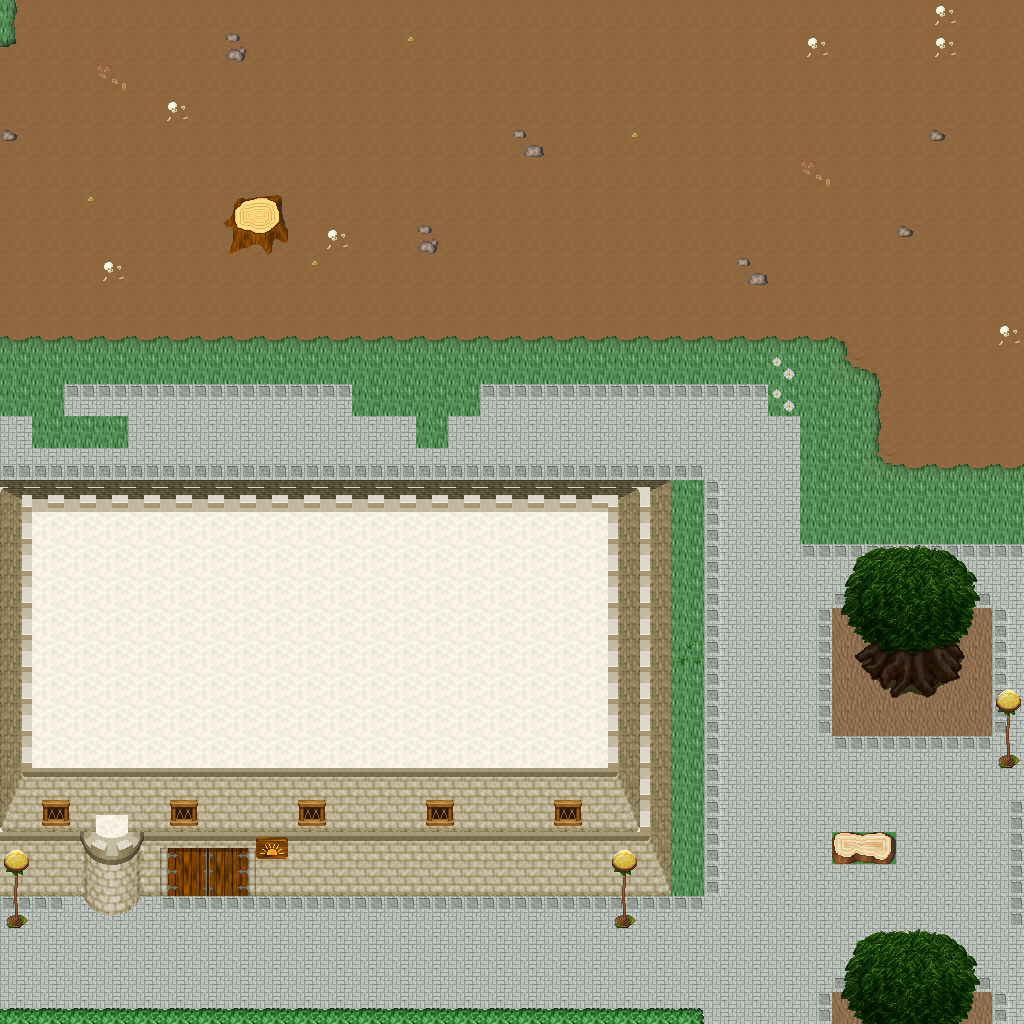

Tiled map render using the project's own tile images. Description and the map definition, with tile-layer contents summarised, below:
An orthogonal 32x32 tile map with 32x32 px tiles, 5 tile layers (Ground, Objects, Objects2, Above, ...), 1 hidden layer not drawn, 53 tilesets.

<map version="1.10" tiledversion="1.11.0" orientation="orthogonal" renderorder="right-down" width="32" height="32" tilewidth="32" tileheight="32" infinite="0" nextlayerid="11" nextobjectid="1">
 <tileset firstgid="1" name="ground_ground" tilewidth="32" tileheight="32" tilecount="33" columns="3">
  <image source="../drawable/ground_ground.png" width="96" height="352" />
 </tileset>
 <tileset firstgid="34" name="building_castle" tilewidth="32" tileheight="32" tilecount="320" columns="20">
  <image source="../drawable/building_castle.png" width="640" height="512" />
 </tileset>
 <tileset firstgid="354" name="ground_square_patch" tilewidth="32" tileheight="32" tilecount="9" columns="3">
  <image source="../drawable/ground_square_patch.png" width="96" height="96" />
 </tileset>
 <tileset firstgid="363" name="building_decoration_banner" tilewidth="32" tileheight="32" tilecount="12" columns="1">
  <image source="../drawable/building_decoration_banner.png" width="32" height="384" />
 </tileset>
 <tileset firstgid="375" name="ground_water_pool" tilewidth="32" tileheight="32" tilecount="72" columns="3">
  <image source="../drawable/ground_water_pool.png" width="96" height="768" />
 </tileset>
 <tileset firstgid="447" name="building_wall_wall_brown" tilewidth="32" tileheight="32" tilecount="12" columns="3">
  <image source="../drawable/building_wall_wall_brown.png" width="96" height="128" />
 </tileset>
 <tileset firstgid="459" name="plant_grasses" tilewidth="32" tileheight="32" tilecount="6" columns="3">
  <image source="../drawable/plant_grasses.png" width="96" height="64" />
 </tileset>
 <tileset firstgid="465" name="plant_flower_daisy_white" tilewidth="32" tileheight="32" tilecount="8" columns="2">
  <image source="../drawable/plant_flower_daisy_white.png" width="64" height="128" />
 </tileset>
 <tileset firstgid="473" name="plant_tree_tree_darkgreen" tilewidth="32" tileheight="32" tilecount="88" columns="8">
  <image source="../drawable/plant_tree_tree_darkgreen.png" width="256" height="352" />
 </tileset>
 <tileset firstgid="561" name="plant_flower_daisy_red" tilewidth="32" tileheight="32" tilecount="8" columns="2">
  <image source="../drawable/plant_flower_daisy_red.png" width="64" height="128" />
 </tileset>
 <tileset firstgid="569" name="ground_grass_edges" tilewidth="32" tileheight="32" tilecount="36" columns="12">
  <image source="../drawable/ground_grass_edges.png" width="384" height="96" />
 </tileset>
 <tileset firstgid="605" name="ground_grass_corners" tilewidth="32" tileheight="32" tilecount="24" columns="6">
  <image source="../drawable/ground_grass_corners.png" width="192" height="128" />
 </tileset>
 <tileset firstgid="629" name="plant_bush_hedge" tilewidth="32" tileheight="32" tilecount="35" columns="5">
  <image source="../drawable/plant_bush_hedge.png" width="160" height="224" />
 </tileset>
 <tileset firstgid="664" name="ground_rock_pebbles" tilewidth="32" tileheight="32" tilecount="3" columns="1">
  <image source="../drawable/ground_rock_pebbles.png" width="32" height="96" />
 </tileset>
 <tileset firstgid="667" name="plant_bush_bushes" tilewidth="32" tileheight="32" tilecount="10" columns="5">
  <image source="../drawable/plant_bush_bushes.png" width="160" height="64" />
 </tileset>
 <tileset firstgid="677" name="building_roof_red" tilewidth="32" tileheight="32" tilecount="20" columns="5">
  <image source="../drawable/building_roof_red.png" width="160" height="128" />
 </tileset>
 <tileset firstgid="697" name="plant_flower_daisy_yellow" tilewidth="32" tileheight="32" tilecount="8" columns="2">
  <image source="../drawable/plant_flower_daisy_yellow.png" width="64" height="128" />
 </tileset>
 <tileset firstgid="705" name="plant_leaves" tilewidth="32" tileheight="32" tilecount="8" columns="4">
  <image source="../drawable/plant_leaves.png" width="128" height="64" />
 </tileset>
 <tileset firstgid="713" name="item_corpse_skull_pale" tilewidth="32" tileheight="32" tilecount="2" columns="2">
  <image source="../drawable/item_corpse_skull_pale.png" width="64" height="32" />
 </tileset>
 <tileset firstgid="715" name="building_roof_blue" tilewidth="32" tileheight="32" tilecount="20" columns="5">
  <image source="../drawable/building_roof_blue.png" width="160" height="128" />
 </tileset>
 <tileset firstgid="735" name="plant_cactus" tilewidth="32" tileheight="32" tilecount="2" columns="1">
  <image source="../drawable/plant_cactus.png" width="32" height="64" />
 </tileset>
 <tileset firstgid="737" name="plant_flower_daisy_blue" tilewidth="32" tileheight="32" tilecount="8" columns="2">
  <image source="../drawable/plant_flower_daisy_blue.png" width="64" height="128" />
 </tileset>
 <tileset firstgid="745" name="plant_stump_stump_brown" tilewidth="32" tileheight="32" tilecount="4" columns="2">
  <image source="../drawable/plant_stump_stump_brown.png" width="64" height="64" />
 </tileset>
 <tileset firstgid="749" name="plant_stump_rectangular" tilewidth="32" tileheight="32" tilecount="4" columns="2">
  <image source="../drawable/plant_stump_rectangular.png" width="64" height="64" />
 </tileset>
 <tileset firstgid="753" name="furniture_carpet_border" tilewidth="32" tileheight="32" tilecount="12" columns="3">
  <image source="../drawable/furniture_carpet_border.png" width="96" height="128" />
 </tileset>
 <tileset firstgid="765" name="ground_pothole" tilewidth="32" tileheight="32" tilecount="4" columns="4">
  <image source="../drawable/ground_pothole.png" width="128" height="32" />
 </tileset>
 <tileset firstgid="769" name="furniture_carpet_carpets" tilewidth="32" tileheight="32" tilecount="8" columns="4">
  <image source="../drawable/furniture_carpet_carpets.png" width="128" height="64" />
 </tileset>
 <tileset firstgid="777" name="building_roof_yellow" tilewidth="32" tileheight="32" tilecount="20" columns="5">
  <image source="../drawable/building_roof_yellow.png" width="160" height="128" />
 </tileset>
 <tileset firstgid="797" name="plant_stump_stump_green" tilewidth="32" tileheight="32" tilecount="4" columns="2">
  <image source="../drawable/plant_stump_stump_green.png" width="64" height="64" />
 </tileset>
 <tileset firstgid="801" name="item_pot_pot_golden_centred" tilewidth="32" tileheight="32" tilecount="3" columns="3">
  <image source="../drawable/item_pot_pot_golden_centred.png" width="96" height="32" />
 </tileset>
 <tileset firstgid="804" name="building_roof_green" tilewidth="32" tileheight="32" tilecount="20" columns="5">
  <image source="../drawable/building_roof_green.png" width="160" height="128" />
 </tileset>
 <tileset firstgid="824" name="item_statue_fairypool" tilewidth="32" tileheight="32" tilecount="16" columns="2">
  <image source="../drawable/item_statue_fairypool.png" width="64" height="256" />
 </tileset>
 <tileset firstgid="840" name="building_window_window_left" tilewidth="32" tileheight="32" tilecount="2" columns="2">
  <image source="../drawable/building_window_window_left.png" width="64" height="32" />
 </tileset>
 <tileset firstgid="842" name="building_window_window_long" tilewidth="32" tileheight="32" tilecount="3" columns="3">
  <image source="../drawable/building_window_window_long.png" width="96" height="32" />
 </tileset>
 <tileset firstgid="845" name="building_door_door_n" tilewidth="32" tileheight="32" tilecount="6" columns="3">
  <image source="../drawable/building_door_door_n.png" width="96" height="64" />
 </tileset>
 <tileset firstgid="851" name="item_postbox" tilewidth="32" tileheight="32" tilecount="4" columns="2">
  <image source="../drawable/item_postbox.png" width="64" height="64" />
 </tileset>
 <tileset firstgid="855" name="building_window_window_right" tilewidth="32" tileheight="32" tilecount="2" columns="2">
  <image source="../drawable/building_window_window_right.png" width="64" height="32" />
 </tileset>
 <tileset firstgid="857" name="building_decoration_blue_circle" tilewidth="32" tileheight="32" tilecount="4" columns="2">
  <image source="../drawable/building_decoration_blue_circle.png" width="64" height="64" />
 </tileset>
 <tileset firstgid="861" name="plant_indoor_flower_baskets" tilewidth="32" tileheight="32" tilecount="3" columns="1">
  <image source="../drawable/plant_indoor_flower_baskets.png" width="32" height="96" />
 </tileset>
 <tileset firstgid="864" name="building_decoration_chimney_big" tilewidth="32" tileheight="32" tilecount="2" columns="1">
  <image source="../drawable/building_decoration_chimney_big.png" width="32" height="64" />
 </tileset>
 <tileset firstgid="866" name="building_decoration_banner_long" tilewidth="32" tileheight="32" tilecount="3" columns="3">
  <image source="../drawable/building_decoration_banner_long.png" width="96" height="32" />
 </tileset>
 <tileset firstgid="869" name="building_decoration_chimney" tilewidth="32" tileheight="32" tilecount="2" columns="1">
  <image source="../drawable/building_decoration_chimney.png" width="32" height="64" />
 </tileset>
 <tileset firstgid="871" name="building_decoration_longhorn_skull" tilewidth="32" tileheight="32" tilecount="6" columns="3">
  <image source="../drawable/building_decoration_longhorn_skull.png" width="96" height="64" />
 </tileset>
 <tileset firstgid="877" name="building_decoration_library_banner" tilewidth="32" tileheight="32" tilecount="6" columns="3">
  <image source="../drawable/building_decoration_library_banner.png" width="96" height="64" />
 </tileset>
 <tileset firstgid="883" name="logic_creature_elf" tilewidth="32" tileheight="32" tilecount="16" columns="8">
  <image source="../drawable/logic_creature_elf.png" width="256" height="64" />
 </tileset>
 <tileset firstgid="899" name="logic_portal" tilewidth="32" tileheight="32" tilecount="24" columns="8">
  <image source="../drawable/logic_portal.png" width="256" height="96" />
 </tileset>
 <tileset firstgid="923" name="logic_collision" tilewidth="32" tileheight="32" tilecount="1" columns="1">
  <image source="../drawable/logic_collision.png" width="32" height="32" />
 </tileset>
 <tileset firstgid="924" name="ground_green_paving" tilewidth="32" tileheight="32" tilecount="18" columns="3">
  <image source="../drawable/ground_green_paving.png" width="96" height="192" />
 </tileset>
 <tileset firstgid="942" name="light_door_light" tilewidth="32" tileheight="32" tilecount="12" columns="3">
  <image source="../drawable/light_door_light.png" width="96" height="128" />
 </tileset>
 <tileset firstgid="954" name="furniture_light_roots_lamp" tilewidth="32" tileheight="32" tilecount="6" columns="2">
  <image source="../drawable/furniture_light_roots_lamp.png" width="64" height="96" />
 </tileset>
 <tileset firstgid="960" name="light_dim_yellow_light_7x5" tilewidth="32" tileheight="32" tilecount="35" columns="7">
  <image source="../drawable/light_dim_yellow_light_7x5.png" width="224" height="160" />
 </tileset>
 <tileset firstgid="995" name="light_yellow_light_5x5" tilewidth="32" tileheight="32" tilecount="25" columns="5">
  <image source="../drawable/light_yellow_light_5x5.png" width="160" height="160" />
 </tileset>
 <tileset firstgid="1020" name="building_decoration_shop_banners" tilewidth="32" tileheight="32" tilecount="8" columns="8">
  <image source="../drawable/building_decoration_shop_banners.png" width="256" height="32" />
 </tileset>
 <layer id="1" name="Ground" width="32" height="32">
  <data>[1024 cells, 1024 non-empty, 5 distinct tile ids]</data>
 </layer>
 <layer id="2" name="Objects" width="32" height="32">
  <data>[1024 cells, 764 non-empty, 51 distinct tile ids]</data>
 </layer>
 <layer id="3" name="Objects2" width="32" height="32">
  <data>[1024 cells, 41 non-empty, 14 distinct tile ids]</data>
 </layer>
 <layer id="4" name="Above" width="32" height="32">
  <data>[1024 cells, 61 non-empty, 22 distinct tile ids]</data>
 </layer>
 <layer id="5" name="Above2" width="32" height="32">
  <data>[1024 cells, 0 non-empty, 0 distinct tile ids]</data>
 </layer>
 <layer id="6" name="Walkable" width="32" height="32" visible="0">
  <data>[1024 cells, 290 non-empty, 1 distinct tile ids]</data>
 </layer>
 <objectgroup id="7" name="Mapevents" />
 <objectgroup id="8" name="Spawn" />
 <objectgroup id="9" name="Keys" />
 <objectgroup id="10" name="Replace" />
</map>
